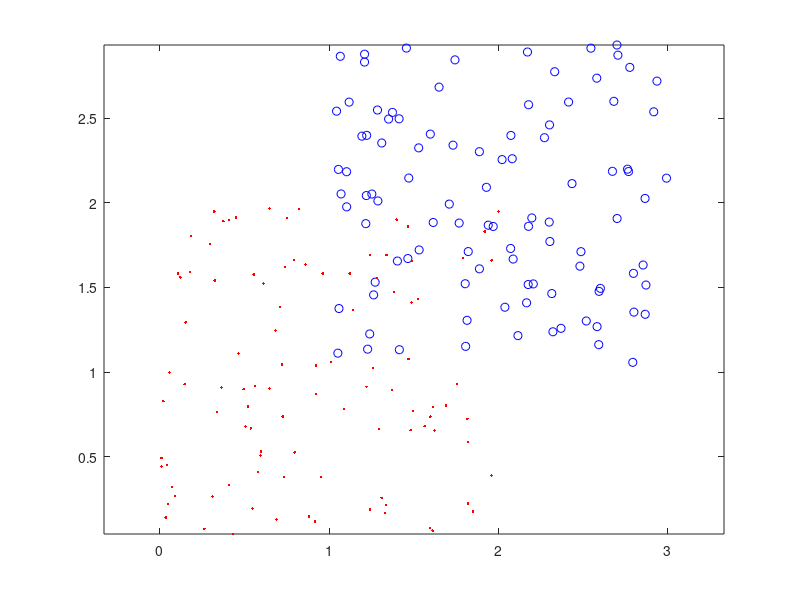

Write the MATLAB code that produced this figure. (Note: this script raises an error after producing the figure.)
% Code for the perceptron exersice (askisi 1)
% "Introduction to Pattern Recognition: A MATLAB Approach"
% S. Theodoridis, A. Pikrakis, K. Koutroumbas, D. Cavouras

close('all');
clear

rand('seed',0);

% Generate the dataset X1 as well as the vector containing the class labels of
% the points in X1 
N=[100 100]; % 100 vectors per class
l=2; % Dimensionality of the input space

%x=[3 3]';
%x=[2 2]';
%x=[0 2]';
x=[1 1]'; 

X1=[2*rand(l,N(1)) 2*rand(l,N(2))+x*ones(1,N(2))];
X1=[X1; ones(1,sum(N))];
y1=[-ones(1,N(1)) ones(1,N(2))];

% 1. Plot X1, where points of different classes are denoted by different colors,
figure(1), plot(X1(1,y1==1),X1(2,y1==1),'bo',...
X1(1,y1==-1),X1(2,y1==-1),'r.')
figure(1), axis equal

% 2. Run the perceptron algorithm for X1 with learning parameter 0.01
rho=0.05; % Learning rate
w_ini=[1 1 -0.5]';
[w,iter,mis_clas]=perce(X1,y1,w_ini,rho)

